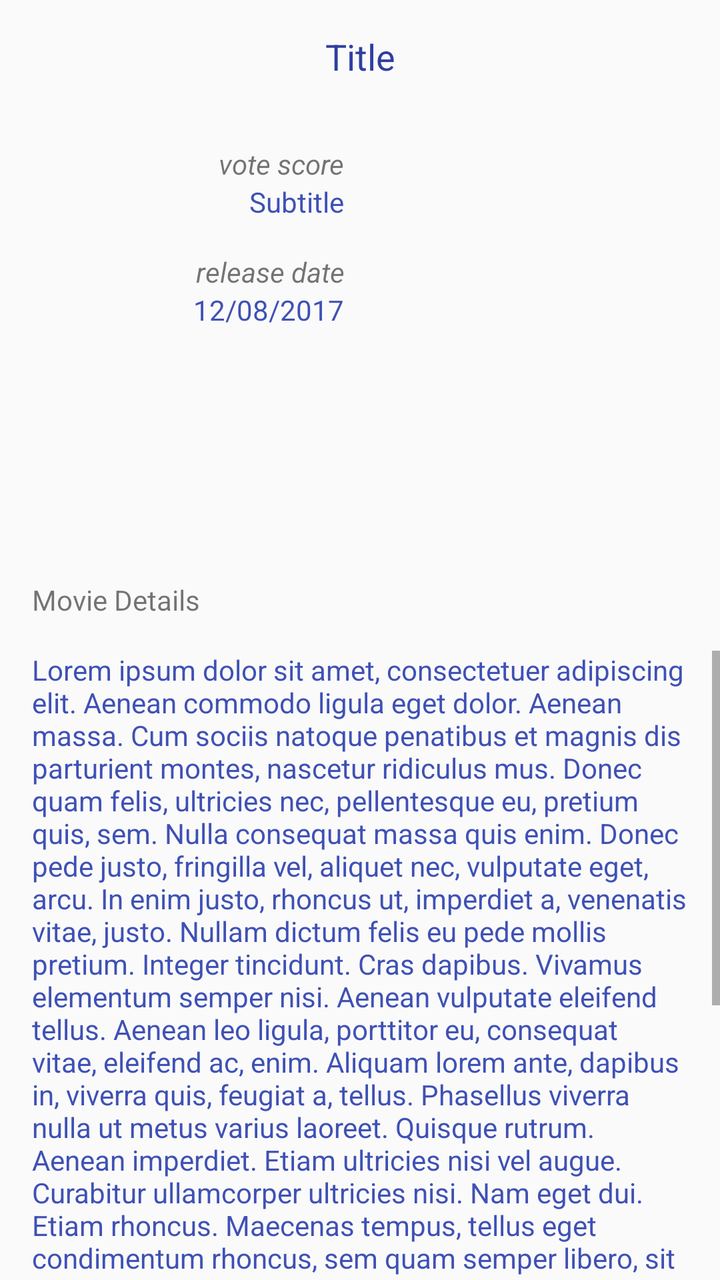
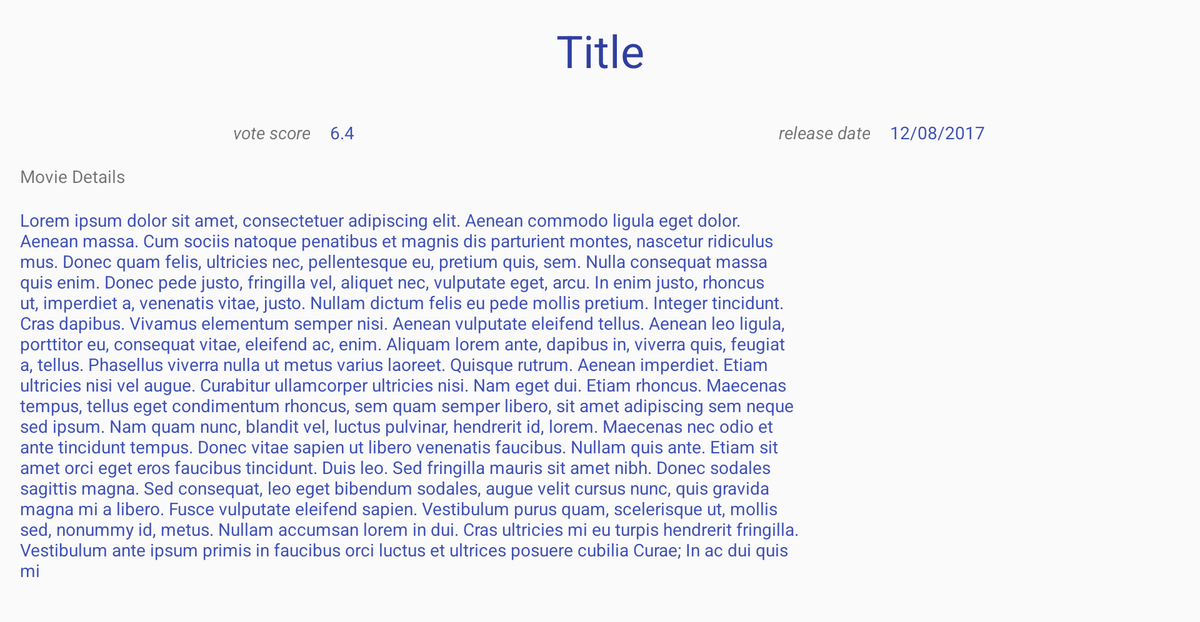

The same Android screen from two of the app's own layout files: first res/layout/ as a phone draws it, then the repository's variant for another configuration, drawn on a device whose configuration selects that folder. Both files follow.
<!-- AndroidManifest.xml: application theme AppTheme.NoActionBar -->
<!-- res/layout/fragment_detail.xml -->
<?xml version="1.0" encoding="utf-8"?>
<LinearLayout xmlns:android="http://schemas.android.com/apk/res/android"
              xmlns:tools="http://schemas.android.com/tools"
              android:layout_width="match_parent"
              android:layout_height="match_parent"
              android:orientation="vertical">

    <TextView
        android:id="@+id/movieDetailTitle"
        android:layout_width="match_parent"
        android:layout_height="wrap_content"
        android:gravity="center_horizontal"
        android:lines="1"
        android:maxLines="1"
        android:layout_margin="@dimen/horizontal_vertical_margin"
        android:textColor="@color/colorPrimaryDark"
        android:textSize="@dimen/title_18sp"
        tools:text="Title"/>

    <LinearLayout
        android:layout_width="match_parent"
        android:layout_height="wrap_content"
        android:layout_margin="@dimen/horizontal_vertical_margin"
        android:gravity="end"
        android:orientation="horizontal">

        <LinearLayout
            android:layout_width="wrap_content"
            android:layout_height="match_parent"
            android:layout_marginLeft="@dimen/horizontal_vertical_margin"
            android:layout_marginRight="@dimen/horizontal_vertical_margin"
            android:gravity="end"
            android:orientation="vertical">

            <TextView
                android:layout_width="wrap_content"
                android:layout_height="wrap_content"
                android:gravity="end"
                android:lines="1"
                android:maxLines="1"
                android:textStyle="italic"
                android:textSize="14sp"
                android:text="@string/vote_score"/>

            <TextView
                android:id="@+id/movieDetailSubtitle"
                android:layout_width="wrap_content"
                android:layout_height="wrap_content"
                android:gravity="end"
                android:lines="1"
                android:maxLines="1"
                android:textColor="@color/colorPrimary"
                android:textSize="14sp"
                tools:text="Subtitle"/>

            <TextView
                android:layout_width="wrap_content"
                android:layout_height="wrap_content"
                android:layout_marginTop="@dimen/horizontal_vertical_margin"
                android:ellipsize="end"
                android:gravity="end"
                android:lines="1"
                android:maxLines="1"
                android:textStyle="italic"
                android:textSize="14sp"
                android:text="@string/release_date"/>

            <TextView
                android:id="@+id/movieDetailReleaseDate"
                android:layout_width="wrap_content"
                android:layout_height="wrap_content"
                android:ellipsize="end"
                android:gravity="end"
                android:lines="1"
                android:textColor="@color/colorPrimary"
                android:maxLines="1"
                android:textSize="14sp"
                tools:text="12/08/2017"/>

        </LinearLayout>

        <ImageView
            android:id="@+id/movieDetailImage"
            android:layout_width="156dp"
            android:layout_height="186dp"
            android:layout_gravity="end"
            android:contentDescription="@string/movie_image_description"/>

    </LinearLayout>

    <TextView
        android:layout_width="wrap_content"
        android:layout_height="wrap_content"
        android:layout_margin="@dimen/horizontal_vertical_margin"
        android:text="@string/movie_details"/>

    <ScrollView
        android:id="@+id/movieDetailScrollView"
        android:layout_width="match_parent"
        android:layout_height="match_parent">

        <TextView
            android:id="@+id/movieDetailMainText"
            android:textColor="@color/colorPrimary"
            android:layout_marginLeft="@dimen/horizontal_vertical_margin"
            android:layout_marginRight="@dimen/horizontal_vertical_margin"
            android:layout_marginBottom="@dimen/horizontal_vertical_margin"
            android:layout_width="match_parent"
            android:layout_height="wrap_content"
            android:text="Lorem ipsum dolor sit amet, consectetuer adipiscing elit. Aenean commodo ligula eget dolor. Aenean massa. Cum sociis natoque penatibus et magnis dis parturient montes, nascetur ridiculus mus. Donec quam felis, ultricies nec, pellentesque eu, pretium quis, sem. Nulla consequat massa quis enim. Donec pede justo, fringilla vel, aliquet nec, vulputate eget, arcu. In enim justo, rhoncus ut, imperdiet a, venenatis vitae, justo. Nullam dictum felis eu pede mollis pretium. Integer tincidunt. Cras dapibus. Vivamus elementum semper nisi. Aenean vulputate eleifend tellus. Aenean leo ligula, porttitor eu, consequat vitae, eleifend ac, enim. Aliquam lorem ante, dapibus in, viverra quis, feugiat a, tellus. Phasellus viverra nulla ut metus varius laoreet. Quisque rutrum. Aenean imperdiet. Etiam ultricies nisi vel augue. Curabitur ullamcorper ultricies nisi. Nam eget dui. Etiam rhoncus. Maecenas tempus, tellus eget condimentum rhoncus, sem quam semper libero, sit amet adipiscing sem neque sed ipsum. Nam quam nunc, blandit vel, luctus pulvinar, hendrerit id, lorem. Maecenas nec odio et ante tincidunt tempus. Donec vitae sapien ut libero venenatis faucibus. Nullam quis ante. Etiam sit amet orci eget eros faucibus tincidunt. Duis leo. Sed fringilla mauris sit amet nibh. Donec sodales sagittis magna. Sed consequat, leo eget bibendum sodales, augue velit cursus nunc, quis gravida magna mi a libero. Fusce vulputate eleifend sapien. Vestibulum purus quam, scelerisque ut, mollis sed, nonummy id, metus. Nullam accumsan lorem in dui. Cras ultricies mi eu turpis hendrerit fringilla. Vestibulum ante ipsum primis in faucibus orci luctus et ultrices posuere cubilia Curae; In ac dui quis mi"/>
    </ScrollView>

</LinearLayout>
<!-- resources referenced by this layout -->
<resources>
  <color name="colorPrimary">#3F51B5</color>
  <color name="colorPrimaryDark">#303F9F</color>
  <dimen name="horizontal_vertical_margin">16dp</dimen>
  <dimen name="title_18sp">18sp</dimen>
  <string name="movie_details">Movie Details</string>
  <string name="movie_image_description">Movie Image</string>
  <string name="release_date">release date</string>
  <string name="vote_score">vote score</string>
  <!-- from res/values-v21/ -->
  <style name="AppTheme.NoActionBar">
          <item name="windowActionBar">false</item>
          <item name="windowNoTitle">true</item>
          <item name="android:windowDrawsSystemBarBackgrounds">true</item>
          <item name="android:statusBarColor">@android:color/transparent</item>
      </style>
</resources>
<!-- res/layout-sw600dp-land/fragment_detail.xml (the repository's variant of the layout above) -->
<!-- drawn on a 7-inch tablet turned sideways -->
<?xml version="1.0" encoding="utf-8"?>
<LinearLayout
    xmlns:android="http://schemas.android.com/apk/res/android"
    xmlns:tools="http://schemas.android.com/tools"
    android:layout_width="match_parent"
    android:layout_height="wrap_content"
    android:orientation="vertical">

    <TextView
        android:id="@+id/movieDetailTitle"
        android:layout_width="match_parent"
        android:layout_height="wrap_content"
        android:layout_margin="@dimen/horizontal_vertical_margin"
        android:gravity="center_horizontal"
        android:lines="1"
        android:maxLines="1"
        android:textColor="@color/colorPrimaryDark"
        android:textSize="@dimen/movie_detail_title_36sp"
        tools:text="Title"/>

    <LinearLayout
        android:layout_width="match_parent"
        android:layout_height="wrap_content"
        android:layout_margin="@dimen/horizontal_vertical_margin"
        android:gravity="end"
        android:orientation="vertical">

        <LinearLayout
            android:layout_width="match_parent"
            android:layout_height="match_parent"
            android:layout_marginLeft="@dimen/horizontal_vertical_margin"
            android:layout_marginRight="@dimen/horizontal_vertical_margin"
            android:gravity="end"
            android:orientation="horizontal"
            android:weightSum="8">

            <TextView
                android:layout_width="0dp"
                android:layout_height="wrap_content"
                android:layout_weight="2"
                android:gravity="end"
                android:lines="1"
                android:maxLines="1"
                android:text="@string/vote_score"
                android:textSize="14sp"
                android:textStyle="italic"/>

            <TextView
                android:id="@+id/movieDetailSubtitle"
                android:layout_width="0dp"
                android:layout_height="wrap_content"
                android:layout_marginLeft="@dimen/horizontal_vertical_margin"
                android:layout_weight="2"
                android:lines="1"
                android:maxLines="1"
                android:textColor="@color/colorPrimary"
                android:textSize="14sp"
                tools:ignore="RtlHardcoded"
                tools:text="6.4"/>

            <TextView
                android:layout_width="0dp"
                android:layout_height="wrap_content"
                android:layout_weight="2"
                android:ellipsize="end"
                android:gravity="end"
                android:lines="1"
                android:maxLines="1"
                android:text="@string/release_date"
                android:textSize="14sp"
                android:textStyle="italic"/>

            <TextView
                android:id="@+id/movieDetailReleaseDate"
                android:layout_width="0dp"
                android:layout_height="wrap_content"
                android:layout_marginLeft="@dimen/horizontal_vertical_margin"
                android:layout_weight="2"
                android:ellipsize="end"
                android:lines="1"
                android:maxLines="1"
                android:textColor="@color/colorPrimary"
                android:textSize="14sp"
                tools:ignore="RtlHardcoded"
                tools:text="12/08/2017"/>

        </LinearLayout>

        <ScrollView
            android:layout_marginTop="@dimen/horizontal_vertical_margin"
            android:layout_width="match_parent"
            android:layout_height="wrap_content">

                <LinearLayout
                    android:layout_width="match_parent"
                    android:layout_height="wrap_content"
                    android:orientation="horizontal"
                    android:weightSum="4">

                    <LinearLayout
                        android:layout_width="0dp"
                        android:layout_height="wrap_content"
                        android:layout_weight="4"
                        android:orientation="vertical">

                        <TextView
                            android:layout_width="wrap_content"
                            android:layout_height="wrap_content"
                            android:layout_marginBottom="@dimen/horizontal_vertical_margin"
                            android:text="@string/movie_details"/>

                        <TextView
                            android:id="@+id/movieDetailMainText"
                            android:layout_width="match_parent"
                            android:layout_height="wrap_content"
                            android:layout_marginBottom="@dimen/horizontal_vertical_margin"
                            android:layout_marginRight="@dimen/horizontal_vertical_margin"
                            android:textColor="@color/colorPrimary"
                            tools:ignore="RtlHardcoded"
                            tools:text="Lorem ipsum dolor sit amet, consectetuer adipiscing elit. Aenean commodo ligula eget dolor. Aenean massa. Cum sociis natoque penatibus et magnis dis parturient montes, nascetur ridiculus mus. Donec quam felis, ultricies nec, pellentesque eu, pretium quis, sem. Nulla consequat massa quis enim. Donec pede justo, fringilla vel, aliquet nec, vulputate eget, arcu. In enim justo, rhoncus ut, imperdiet a, venenatis vitae, justo. Nullam dictum felis eu pede mollis pretium. Integer tincidunt. Cras dapibus. Vivamus elementum semper nisi. Aenean vulputate eleifend tellus. Aenean leo ligula, porttitor eu, consequat vitae, eleifend ac, enim. Aliquam lorem ante, dapibus in, viverra quis, feugiat a, tellus. Phasellus viverra nulla ut metus varius laoreet. Quisque rutrum. Aenean imperdiet. Etiam ultricies nisi vel augue. Curabitur ullamcorper ultricies nisi. Nam eget dui. Etiam rhoncus. Maecenas tempus, tellus eget condimentum rhoncus, sem quam semper libero, sit amet adipiscing sem neque sed ipsum. Nam quam nunc, blandit vel, luctus pulvinar, hendrerit id, lorem. Maecenas nec odio et ante tincidunt tempus. Donec vitae sapien ut libero venenatis faucibus. Nullam quis ante. Etiam sit amet orci eget eros faucibus tincidunt. Duis leo. Sed fringilla mauris sit amet nibh. Donec sodales sagittis magna. Sed consequat, leo eget bibendum sodales, augue velit cursus nunc, quis gravida magna mi a libero. Fusce vulputate eleifend sapien. Vestibulum purus quam, scelerisque ut, mollis sed, nonummy id, metus. Nullam accumsan lorem in dui. Cras ultricies mi eu turpis hendrerit fringilla. Vestibulum ante ipsum primis in faucibus orci luctus et ultrices posuere cubilia Curae; In ac dui quis mi"/>

                    </LinearLayout>

                    <ImageView
                        android:id="@+id/movieDetailImage"
                        android:layout_width="284dp"
                        android:layout_height="340dp"
                        android:layout_gravity="end"
                        android:contentDescription="@string/movie_image_description"/>

                </LinearLayout>

        </ScrollView>

    </LinearLayout>

</LinearLayout>
<!-- resources referenced by the variant -->
<!-- as a 7-inch tablet turned sideways resolves them -->
<resources>
  <color name="colorPrimary">#3F51B5</color>
  <color name="colorPrimaryDark">#303F9F</color>
  <dimen name="horizontal_vertical_margin">16dp</dimen>
  <dimen name="movie_detail_title_36sp">36sp</dimen>
  <string name="movie_details">Movie Details</string>
  <string name="movie_image_description">Movie Image</string>
  <string name="release_date">release date</string>
  <string name="vote_score">vote score</string>
  <!-- from res/values-v21/ -->
  <style name="AppTheme.NoActionBar">
          <item name="windowActionBar">false</item>
          <item name="windowNoTitle">true</item>
          <item name="android:windowDrawsSystemBarBackgrounds">true</item>
          <item name="android:statusBarColor">@android:color/transparent</item>
      </style>
</resources>
